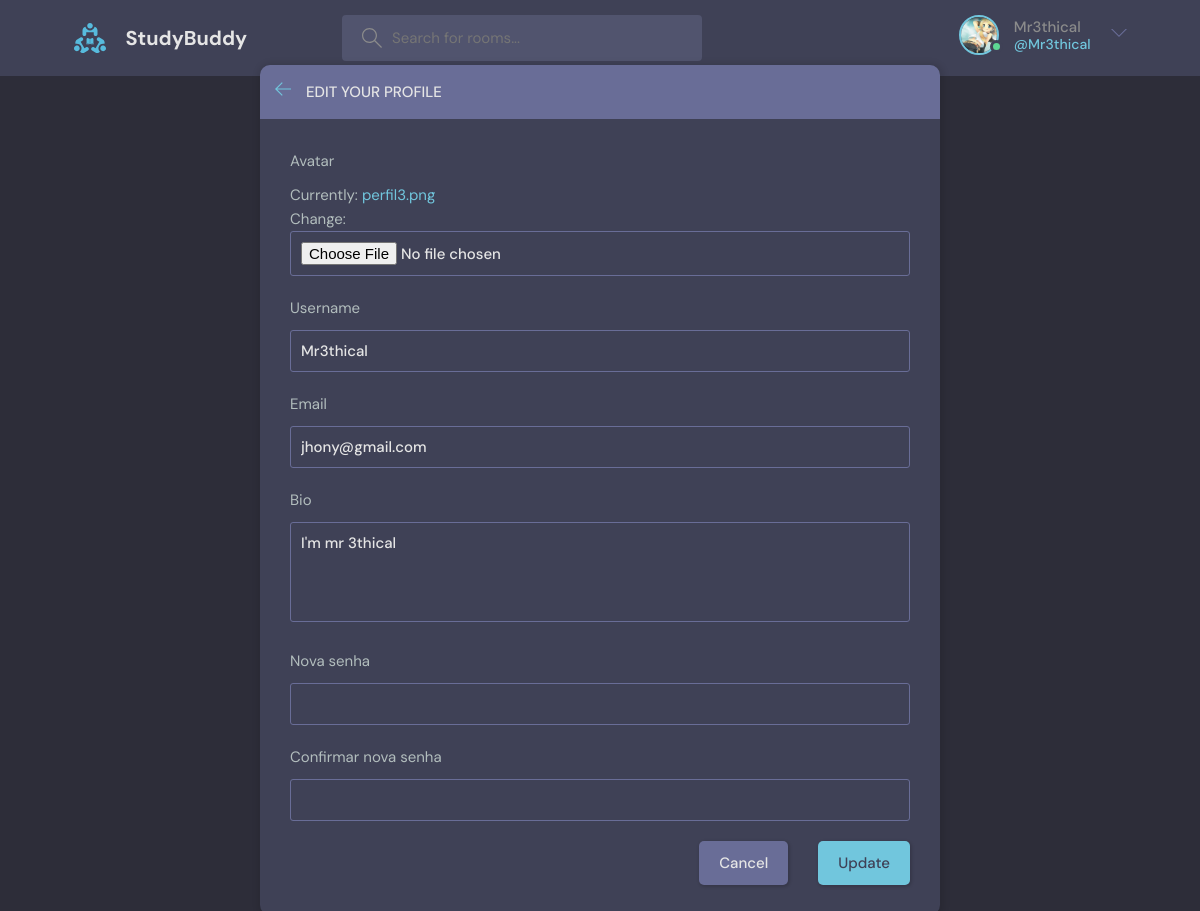
Screenshot of /edit-user (signed in) with the database file from the repository.
### base/models.py (models this page shows, shortened)
class CustomUser(AbstractBaseUser, PermissionsMixin):
    email = models.EmailField(unique=True)
    username = models.CharField(max_length=100, unique=True)
    bio = models.TextField(null=True)
    avatar = models.ImageField(null=True, default='avatar.svg')
    is_staff = models.BooleanField(default=False)
    is_active = models.BooleanField(default=True)
    objects = CustomUserManager()
    USERNAME_FIELD = 'email'
    REQUIRED_FIELDS = ['username']

### base/views.py (the view, shortened to what this page needs)
# urls.py: path('edit-user', views.edit_user, name='edit-user'),
@login_required(login_url='login')
def edit_user(request):
    user = request.user
    form = UserForm(instance=user)
    context = {'form': form}
    return render(request, 'base/edit-user.html', context)

### base/forms.py (shortened to what this page needs)
class UserForm(forms.ModelForm):
    password1 = forms.CharField(label='Nova senha', widget=forms.PasswordInput, required=False)
    password2 = forms.CharField(label='Confirmar nova senha', widget=forms.PasswordInput, required=False)
    class Meta:
        model = get_user_model()
        fields = ['avatar', 'username', 'email', 'bio']

### base/templates/base/edit-user.html (shortened to what this page needs)
{% extends 'main.html' %}
{% block content %}
<main class="update-account layout">
    <div class="container">
        <div class="layout__box">
            <div class="layout__boxHeader">
                <div class="layout__boxTitle">
                    <a href="{% url 'user-profile' user.id %}">
                        <svg version="1.1" xmlns="http://www.w3.org/2000/svg" width="32" height="32"
                             viewBox="0 0 32 32">
                            <title>arrow-left</title>
                            <path d="M13.723 2.286l-13.723 13.714 13.719 13.714 1.616-1.611-10.96-10.96h27.625v-2.286h-27.625l10.965-10.965-1.616-1.607z"></path>
                        </svg>
                    </a>
                    <h3>Edit your profile</h3>
                </div>
            </div>
            <div class="layout__body">
                <form class="form" action="" method="POST" enctype="multipart/form-data">
                    {% for field in form %}
                    <div class="form__group">
                        <label>{{field.label}}</label>
                        {{field}}
                    </div>
                    {% endfor %}
                    <div class="form__action">
                        <a class="btn btn--dark" href="{% url 'user-profile' request.user.id %}">Cancel</a>
                        <button class="btn btn--main" type="submit">Update</button>
                    </div>
                </form>
            </div>
        </div>
    </div>
</main>
{% endblock content %}

### templates/navbar.html (shortened to what this page needs)
{% load static %}
<header class="header header--loggedIn">
  <div class="container">
    <a href="{% url 'home' %}" class="header__logo">
      <img src="{% static 'images/logo.svg' %}" />
      <h1>StudyBuddy</h1>
    </a>
    <form class="header__search">
      <label>
        <input name="q" placeholder="Search for rooms..." />
      </label>
    </form>
    <nav class="header__menu">
      {% if request.user.is_authenticated %}
      <div class="header__user">
        <a href="{% url 'user-profile' request.user.id %}">
          <div class="avatar avatar--medium active">
            <img src="{{request.user.avatar.url}}" />
          </div>
          <p>{{request.user.username}} <span>@{{request.user.username}}</span></p>
        </a>
        <button class="dropdown-button">
          <svg version="1.1" xmlns="http://www.w3.org/2000/svg" width="32" height="32" viewBox="0 0 32 32">
            <title>chevron-down</title>
            <path d="M16 21l-13-13h-3l16 16 16-16h-3l-13 13z"></path>
          </svg>
        </button>
      </div>
      {% else %}
      <a href="{% url 'login' %}">
        <img src="{% static 'images/avatar.svg' %}">
        <p>Login</p>
      </a>
      {% endif %}
    </nav>
  </div>
</header>

### rows the page displays
CustomUser: user.avatar (picture), user.username "Mr3thical", form "Mr3thical" "jhony@gmail.com" "I'm mr 3thical"

### other values shown
{{ field.label }} "Avatar" "Username" "Email" "Bio" "Nova senha" "Confirmar nova senha"
